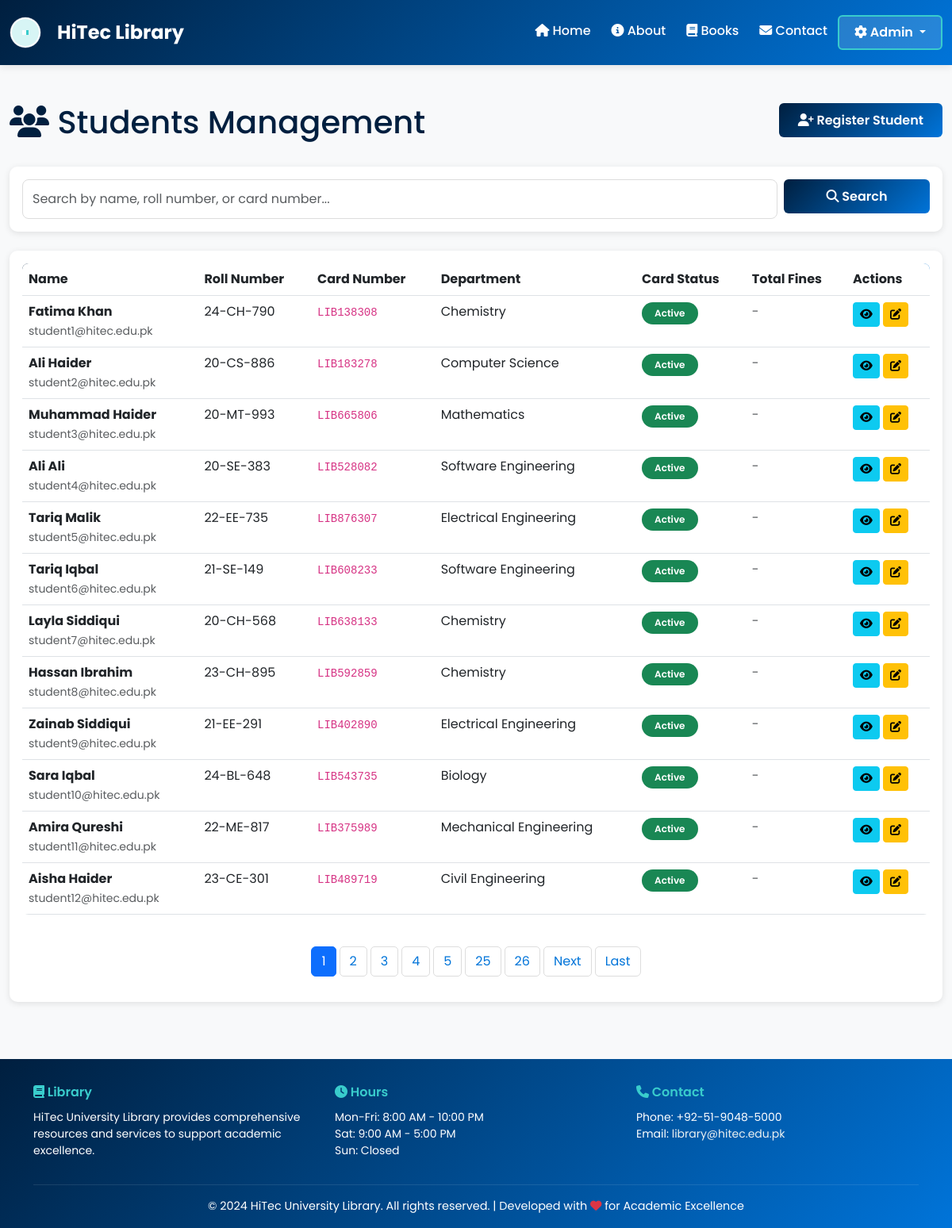
Before: /admin/students (signed in) with the older database file.
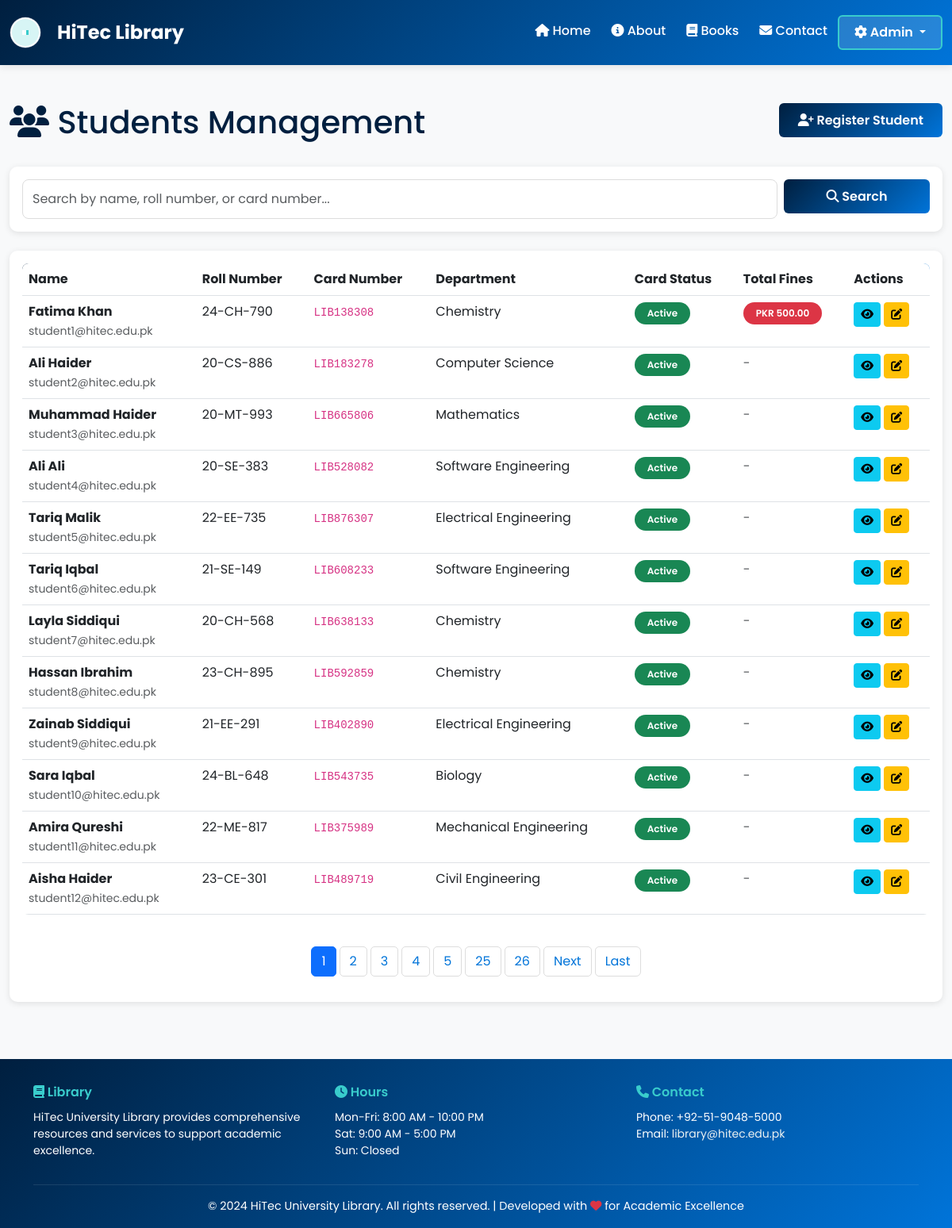
After: the same page with the newer database file.
### app.py (models this page shows)
class Student(db.Model):
    id = db.Column(db.Integer, primary_key=True)
    name = db.Column(db.String(150), nullable=False)
    email = db.Column(db.String(100), unique=True, nullable=False)
    roll_number = db.Column(db.String(20), unique=True, nullable=False)
    phone = db.Column(db.String(15))
    department = db.Column(db.String(100))
    semester = db.Column(db.Integer)
    library_card_number = db.Column(db.String(50), unique=True, nullable=False)
    card_status = db.Column(db.String(20), default='active')  # active, suspended, expired
    total_fines = db.Column(db.Float, default=0.0)
    registered_at = db.Column(db.DateTime, default=get_utc_now)
    loans = db.relationship('Loan', backref='student', lazy=True)
    reviews = db.relationship('Review', backref='student', lazy=True)

### app.py (the view, shortened to what this page needs)
@app.route('/admin/students')
@login_required
def admin_students():
    page = request.args.get('page', 1, type=int)
    search = request.args.get('search', '')
    query = Student.query
    students = query.paginate(page=page, per_page=ITEMS_PER_PAGE)
    return render_template('admin/students.html', students=students, search=search)

### app.py (called while the page is built)
def login_required(f):
    @wraps(f)
    def decorated_function(*args, **kwargs):
        if 'admin_id' not in session:
            flash('Please login to access this page', 'warning')
            return redirect(url_for('admin_login'))
        return f(*args, **kwargs)
    return decorated_function

### templates/admin/students.html (shortened to what the changed rows need)
{% extends "base.html" %}
{% block content %}
<div class="container-fluid py-4">
    <div class="row mb-4">
        <div class="col-md-8">
            <h1 class="text-primary">
                <i class="fas fa-users"></i> Students Management
            </h1>
        </div>
    </div>
    <div class="card border-0 shadow-sm">
        <div class="card-body">
            {% if students.items %}
            <div class="table-responsive">
                <table class="table table-hover">
                    <thead>
                        <tr>
                            <th>Name</th>
                            <th>Roll Number</th>
                            <th>Card Number</th>
                            <th>Department</th>
                            <th>Card Status</th>
                            <th>Total Fines</th>
                            <th>Actions</th>
                        </tr>
                    </thead>
                    <tbody>
                        {% for student in students.items %}
                        <tr>
                            <td>
                                <strong>{{ student.name }}</strong><br>
                                <small class="text-muted">{{ student.email }}</small>
                            </td>
                            <td>{{ student.roll_number }}</td>
                            <td><code>{{ student.library_card_number }}</code></td>
                            <td>{{ student.department or '-' }}</td>
                            <td>
                                {% if student.card_status == 'active' %}
                                <span class="badge bg-success">Active</span>
                                {% elif student.card_status == 'suspended' %}
                                <span class="badge bg-danger">Suspended</span>
                                {% else %}
                                <span class="badge bg-warning">Expired</span>
                                {% endif %}
                            </td>
                            <td>
                                {% if student.total_fines > 0 %}
                                <span class="badge bg-danger">PKR {{ "%.2f"|format(student.total_fines) }}</span>
                                {% else %}
                                <span class="text-muted">-</span>
                                {% endif %}
                            </td>
                            <td>
                                <a href="/admin/students/{{ student.id }}" class="btn btn-sm btn-info">
                                    <i class="fas fa-eye"></i>
                                </a>
                                <a href="/admin/students/{{ student.id }}/edit" class="btn btn-sm btn-warning">
                                    <i class="fas fa-edit"></i>
                                </a>
                            </td>
                        </tr>
                        {% endfor %}
                    </tbody>
                </table>
            </div>
            {% else %}
            <div class="alert alert-info text-center py-4">
                <i class="fas fa-search fa-2x mb-2"></i>
                <p>No students found</p>
            </div>
            {% endif %}
        </div>
    </div>
</div>
{% endblock %}

Changed rows visible on the page:
changed Student "Fatima Khan": total_fines (not shown) → "500.00"; total_fines "-" → "PKR"
